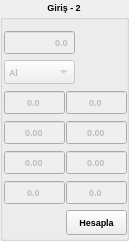
        <widget class="QGroupBox" name="groupBox_6">
         <property name="geometry">
          <rect>
           <x>165</x>
           <y>60</y>
           <width>129</width>
           <height>241</height>
          </rect>
         </property>
         <property name="font">
          <font>
           <pointsize>7</pointsize>
           <weight>75</weight>
           <bold>true</bold>
          </font>
         </property>
         <property name="layoutDirection">
          <enum>Qt::LeftToRight</enum>
         </property>
         <property name="title">
          <string>Giriş - 2</string>
         </property>
         <property name="alignment">
          <set>Qt::AlignCenter</set>
         </property>
         <widget class="QDoubleSpinBox" name="doubleSpinBox_v_p2">
          <property name="enabled">
           <bool>false</bool>
          </property>
          <property name="geometry">
           <rect>
            <x>4</x>
            <y>30</y>
            <width>71</width>
            <height>25</height>
           </rect>
          </property>
          <property name="font">
           <font>
            <pointsize>7</pointsize>
            <weight>75</weight>
            <bold>true</bold>
           </font>
          </property>
          <property name="layoutDirection">
           <enum>Qt::LeftToRight</enum>
          </property>
          <property name="autoFillBackground">
           <bool>false</bool>
          </property>
          <property name="alignment">
           <set>Qt::AlignRight|Qt::AlignTrailing|Qt::AlignVCenter</set>
          </property>
          <property name="buttonSymbols">
           <enum>QAbstractSpinBox::NoButtons</enum>
          </property>
          <property name="decimals">
           <number>1</number>
          </property>
          <property name="maximum">
           <double>9999.000000000000000</double>
          </property>
         </widget>
         <widget class="QComboBox" name="comboBox_tel_p2">
          <property name="enabled">
           <bool>false</bool>
          </property>
          <property name="geometry">
           <rect>
            <x>4</x>
            <y>60</y>
            <width>71</width>
            <height>24</height>
           </rect>
          </property>
          <item>
           <property name="text">
            <string>Al</string>
           </property>
          </item>
          <item>
           <property name="text">
            <string>Cu</string>
           </property>
          </item>
          <item>
           <property name="text">
            <string>Diger</string>
           </property>
          </item>
         </widget>
         <widget class="QDoubleSpinBox" name="doubleSpinBox_h1_p_sipir_2">
          <property name="enabled">
           <bool>false</bool>
          </property>
          <property name="geometry">
           <rect>
            <x>4</x>
            <y>90</y>
            <width>61</width>
            <height>25</height>
           </rect>
          </property>
          <property name="alignment">
           <set>Qt::AlignCenter</set>
          </property>
          <property name="buttonSymbols">
           <enum>QAbstractSpinBox::NoButtons</enum>
          </property>
          <property name="decimals">
           <number>1</number>
          </property>
          <property name="maximum">
           <double>9000.000000000000000</double>
          </property>
         </widget>
         <widget class="QDoubleSpinBox" name="doubleSpinBox_h1_p_cap_2">
          <property name="enabled">
           <bool>false</bool>
          </property>
          <property name="geometry">
           <rect>
            <x>4</x>
            <y>150</y>
            <width>61</width>
            <height>25</height>
           </rect>
          </property>
          <property name="font">
           <font>
            <pointsize>7</pointsize>
            <weight>75</weight>
            <bold>true</bold>
            <kerning>true</kerning>
           </font>
          </property>
          <property name="focusPolicy">
           <enum>Qt::WheelFocus</enum>
          </property>
          <property name="frame">
           <bool>true</bool>
          </property>
          <property name="alignment">
           <set>Qt::AlignCenter</set>
          </property>
          <property name="buttonSymbols">
           <enum>QAbstractSpinBox::NoButtons</enum>
          </property>
          <property name="decimals">
           <number>2</number>
          </property>
          <property name="maximum">
           <double>100000.000000000000000</double>
          </property>
         </widget>
         <widget class="QDoubleSpinBox" name="doubleSpinBox_h1_p_kesit_2">
          <property name="enabled">
           <bool>false</bool>
          </property>
          <property name="geometry">
           <rect>
            <x>4</x>
            <y>120</y>
            <width>61</width>
            <height>25</height>
           </rect>
          </property>
          <property name="font">
           <font>
            <pointsize>7</pointsize>
            <weight>75</weight>
            <bold>true</bold>
            <kerning>true</kerning>
           </font>
          </property>
          <property name="focusPolicy">
           <enum>Qt::WheelFocus</enum>
          </property>
          <property name="frame">
           <bool>true</bool>
          </property>
          <property name="alignment">
           <set>Qt::AlignCenter</set>
          </property>
          <property name="buttonSymbols">
           <enum>QAbstractSpinBox::NoButtons</enum>
          </property>
          <property name="decimals">
           <number>2</number>
          </property>
          <property name="maximum">
           <double>100000.000000000000000</double>
          </property>
         </widget>
         <widget class="QDoubleSpinBox" name="doubleSpinBox_h1_p_akim_2">
          <property name="enabled">
           <bool>false</bool>
          </property>
          <property name="geometry">
           <rect>
            <x>4</x>
            <y>180</y>
            <width>61</width>
            <height>25</height>
           </rect>
          </property>
          <property name="font">
           <font>
            <pointsize>7</pointsize>
            <weight>75</weight>
            <bold>true</bold>
            <kerning>true</kerning>
           </font>
          </property>
          <property name="focusPolicy">
           <enum>Qt::WheelFocus</enum>
          </property>
          <property name="frame">
           <bool>true</bool>
          </property>
          <property name="alignment">
           <set>Qt::AlignCenter</set>
          </property>
          <property name="buttonSymbols">
           <enum>QAbstractSpinBox::NoButtons</enum>
          </property>
          <property name="decimals">
           <number>1</number>
          </property>
          <property name="maximum">
           <double>100000.000000000000000</double>
          </property>
         </widget>
         <widget class="QPushButton" name="pushButton_h1_p_buton_2">
          <property name="geometry">
           <rect>
            <x>66</x>
            <y>210</y>
            <width>61</width>
            <height>25</height>
           </rect>
          </property>
          <property name="text">
           <string>Hesapla</string>
          </property>
         </widget>
         <widget class="QDoubleSpinBox" name="doubleSpinBox_h1_p_cap_22">
          <property name="enabled">
           <bool>false</bool>
          </property>
          <property name="geometry">
           <rect>
            <x>66</x>
            <y>150</y>
            <width>61</width>
            <height>25</height>
           </rect>
          </property>
          <property name="font">
           <font>
            <pointsize>7</pointsize>
            <weight>75</weight>
            <bold>true</bold>
            <kerning>true</kerning>
           </font>
          </property>
          <property name="focusPolicy">
           <enum>Qt::WheelFocus</enum>
          </property>
          <property name="frame">
           <bool>true</bool>
          </property>
          <property name="alignment">
           <set>Qt::AlignCenter</set>
          </property>
          <property name="buttonSymbols">
           <enum>QAbstractSpinBox::NoButtons</enum>
          </property>
          <property name="decimals">
           <number>2</number>
          </property>
          <property name="maximum">
           <double>100000.000000000000000</double>
          </property>
         </widget>
         <widget class="QDoubleSpinBox" name="doubleSpinBox_h1_p_akim_22">
          <property name="enabled">
           <bool>false</bool>
          </property>
          <property name="geometry">
           <rect>
            <x>66</x>
            <y>180</y>
            <width>61</width>
            <height>25</height>
           </rect>
          </property>
          <property name="font">
           <font>
            <pointsize>7</pointsize>
            <weight>75</weight>
            <bold>true</bold>
            <kerning>true</kerning>
           </font>
          </property>
          <property name="focusPolicy">
           <enum>Qt::WheelFocus</enum>
          </property>
          <property name="frame">
           <bool>true</bool>
          </property>
          <property name="alignment">
           <set>Qt::AlignCenter</set>
          </property>
          <property name="buttonSymbols">
           <enum>QAbstractSpinBox::NoButtons</enum>
          </property>
          <property name="decimals">
           <number>1</number>
          </property>
          <property name="maximum">
           <double>100000.000000000000000</double>
          </property>
         </widget>
         <widget class="QDoubleSpinBox" name="doubleSpinBox_h1_p_sipir_22">
          <property name="enabled">
           <bool>false</bool>
          </property>
          <property name="geometry">
           <rect>
            <x>66</x>
            <y>90</y>
            <width>61</width>
            <height>25</height>
           </rect>
          </property>
          <property name="alignment">
           <set>Qt::AlignCenter</set>
          </property>
          <property name="buttonSymbols">
           <enum>QAbstractSpinBox::NoButtons</enum>
          </property>
          <property name="decimals">
           <number>1</number>
          </property>
          <property name="maximum">
           <double>9000.000000000000000</double>
          </property>
         </widget>
         <widget class="QDoubleSpinBox" name="doubleSpinBox_h1_p_kesit_22">
          <property name="enabled">
           <bool>false</bool>
          </property>
          <property name="geometry">
           <rect>
            <x>66</x>
            <y>120</y>
            <width>61</width>
            <height>25</height>
           </rect>
          </property>
          <property name="font">
           <font>
            <pointsize>7</pointsize>
            <weight>75</weight>
            <bold>true</bold>
            <kerning>true</kerning>
           </font>
          </property>
          <property name="focusPolicy">
           <enum>Qt::WheelFocus</enum>
          </property>
          <property name="frame">
           <bool>true</bool>
          </property>
          <property name="alignment">
           <set>Qt::AlignCenter</set>
          </property>
          <property name="buttonSymbols">
           <enum>QAbstractSpinBox::NoButtons</enum>
          </property>
          <property name="decimals">
           <number>2</number>
          </property>
          <property name="maximum">
           <double>100000.000000000000000</double>
          </property>
         </widget>
         <widget class="QLabel" name="label_kesit_ok_2">
          <property name="geometry">
           <rect>
            <x>98</x>
            <y>40</y>
            <width>21</width>
            <height>21</height>
           </rect>
          </property>
          <property name="text">
           <string/>
          </property>
          <property name="pixmap">
           <pixmap resource="icons.qrc">:/staticfiles/icons/checked.png</pixmap>
          </property>
          <property name="scaledContents">
           <bool>true</bool>
          </property>
         </widget>
         <widget class="QLabel" name="label_kesit_error_2">
          <property name="geometry">
           <rect>
            <x>98</x>
            <y>60</y>
            <width>20</width>
            <height>20</height>
           </rect>
          </property>
          <property name="text">
           <string/>
          </property>
          <property name="pixmap">
           <pixmap resource="icons.qrc">:/staticfiles/icons/warning.png</pixmap>
          </property>
          <property name="scaledContents">
           <bool>true</bool>
          </property>
         </widget>
        </widget>
